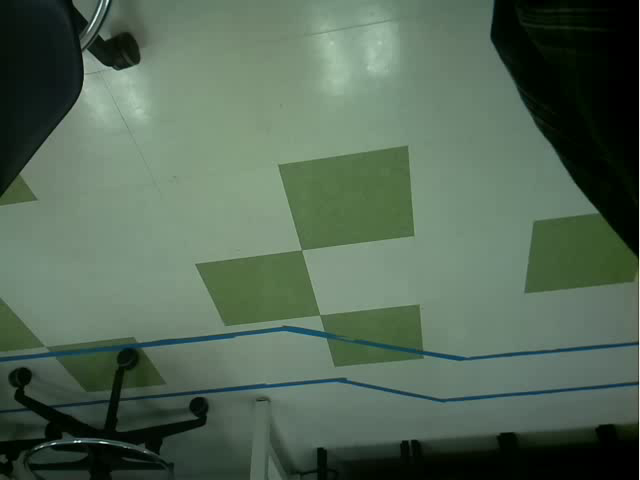
#> input picture frame 0 of research/NewImplementation/data/videos/Original_car_video_241108_094507.avi, 640 x 480 px, given in place of the camera
$ python imageVol1.py   (older library calls are emulated)
#> lines starting #> are read from the running program, lines starting #| are printed output that depends on the picture; after the words box and inside, x2 and y2 are one past the last pixel; in counts of white or black regions, pixels touching at a corner belong together
import cv2 # OpenCv Library for image and video processing.
import numpy as np # Numericla Operations on Arrays.
import logging # Logging events for debugging.
import datetime # Working with date and time.
import math # Mathematical Functions.
import sys # System-Specific parameters and functions.
import os # Interacting witht the operating system.

# Constants
_INITIAL_SPEED = 0 # Initial speed of the vehicle.
_SCREEN_WIDTH = 640  # Dimensions for the video capture resolution.
_SCREEN_HEIGHT = 480
_SHOW_IMAGE = False  # Flag ot determine whether to display images during processing.

# Define base path for saving videos and images
base_video_path = "/home/pi/repo/Capstone-Dallas-Edgar/research/NewImplementation/data/videos"
base_media_path = "/home/pi/repo/Capstone-Dallas-Edgar/research/NewImplementation/data/images"


# Returns the current date and time as a string in the format YYMMDD_HHMMSS.
def getTime():
    return datetime.datetime.now().strftime("%y%m%d_%H%M%S")


# Initialize the camera for video capture.
def setup_camera():
    """Set up the camera and return it"""
    logging.debug('Setting up camera')
    camera = cv2.VideoCapture('/dev/video0', cv2.CAP_V4L)
    camera.set(cv2.CAP_PROP_FRAME_WIDTH, _SCREEN_WIDTH)
    camera.set(cv2.CAP_PROP_FRAME_HEIGHT, _SCREEN_HEIGHT)
    return camera # Returns object for capturing video formats.


# Creates a object to record videos.
def create_video_recorder(base_path, filename, fourcc):
    """Create directory if not exists and return a video recorder"""
#> in drive, image_lane is the input picture: shape (480, 640, 3); mean B, G, R 86, 103.4, 83.8
    if not os.path.exists(base_path):
        os.makedirs(base_path)
    full_path = os.path.join(base_path, filename)
    return cv2.VideoWriter(full_path, fourcc, 20.0, (_SCREEN_WIDTH, _SCREEN_HEIGHT))

# Releases resources and perfomrs clean up when script is stopped.
def cleanup(camera, video_orig, video_lane):
    """Cleanup resources"""
    logging.info('Stopping the car, resetting hardware.')
    camera.release()
    video_orig.release()
    video_lane.release()
    cv2.destroyAllWindows()

# Draws rectangular patch (regions of interest) on the image.
def draw_patches(img,patch_):
    # Implementation here for drawing patches
    '''
    cv2.line(): Method used to draw a line on any image:
        Usage:
            cv2.line(image, start_point, end_point, color, thickness).

    patch_: A dictionary containing the coordinates of the patch:
            patch_['x']: Tuple with x-coordinates (x_start, x_end).
            patch_['y']: Tuple with y-coordinates (y_start, y_end).
    Color:
        (0, 165, 255): corresponds to orange in BGR Format.
    '''

    # Draws four sides of a rectangle based on the coordinates partc_.
    cv2.line(img,(patch_['x'][0],patch_['y'][0]),(patch_['x'][1],patch_['y'][0]),(0,165,255),1) # First line.
    cv2.line(img,(patch_['x'][0],patch_['y'][1]),(patch_['x'][1],patch_['y'][1]),(0,165,255),1) # Second line.
    cv2.line(img,(patch_['x'][0],patch_['y'][0]),(patch_['x'][0],patch_['y'][1]),(0,165,255),1) # Third line.
    cv2.line(img,(patch_['x'][1],patch_['y'][0]),(patch_['x'][1],patch_['y'][1]),(0,165,255),1) # Fourth line.
    return img # returns the image on which to draw.

# Computers the centroids and velocities of line segments within a given patch.
def get_centroids_from_patches(list_lines,patch_):
    # Implementation here for getting centroids from patches

    '''


    '''
    centroids = {'bottom': np.zeros((1,2)),'top': np.zeros((1,2))}
    velocity = (None,None)

    for line in list_lines:
        x1,y1,x2,y2 = line[0]
        if x1>=patch_['x'][0] and x1<=patch_['x'][1] and y1<=patch_['y'][0] and y1>=patch_['y'][1]:
            if x2>=patch_['x'][0] and x2<=patch_['x'][1] and y2<=patch_['y'][0] and y2>=patch_['y'][1]:
                centroids['bottom'] = np.vstack((centroids['bottom'],np.array([x1,y1])))
                centroids['top'] = np.vstack((centroids['top'],np.array([x2,y2])))

    centroids['bottom'] = centroids['bottom'][1:,:]
    centroids['top'] = centroids['top'][1:,:]

    if len(centroids['bottom'])>0:
        for arrow_side in ['bottom','top']:
                centroids[arrow_side] = np.mean(centroids[arrow_side],axis=0)

        if centroids['bottom'][1] <= centroids['top'][1]:
            velocity = (centroids['bottom'][0]-centroids['top'][0], centroids['bottom'][1]-centroids['top'][1])
        else:
            velocity = (centroids['top'][0]-centroids['bottom'][0], centroids['top'][1]-centroids['bottom'][1])

        for arrow_side in ['bottom','top']:
            centroids[arrow_side] = [int(np.round(a)) for a in centroids[arrow_side]]

        empty_bool = False

    else:
        empty_bool = True

    return centroids, velocity, empty_bool


def stabilize_steering_angle(curr_steering_angle, last_steering_angle=None, alpha=0.2):
    # Implementation here for stabilizing the steering angle
    if last_steering_angle is None:
        return int(curr_steering_angle)
    else:
        if 135-last_steering_angle<=5 and curr_steering_angle>= last_steering_angle:
            return np.clip(int(alpha * curr_steering_angle + (1.-alpha) * last_steering_angle),last_steering_angle-1,last_steering_angle+1)
        elif last_steering_angle-55<=5 and curr_steering_angle<= last_steering_angle:
            return np.clip(int(alpha * curr_steering_angle + (1.-alpha) * last_steering_angle),last_steering_angle-1,last_steering_angle+1)
        else:
            return np.clip(int(alpha * curr_steering_angle + (1.-alpha) * last_steering_angle),last_steering_angle-3,last_steering_angle+3)


def pipeline_lane_detector(frame_, image_path, past_steering_angle=None):

#> called with past_steering_angle = 90
    row_threshold = 120

    print('Img to color...')
    img_rgb = cv2.cvtColor(frame_, cv2.COLOR_BGR2RGB)

    print('Cropping top half of the image...')
    img_bottom_half_bgr = cv2.cvtColor(img_rgb[-row_threshold:,:], cv2.COLOR_RGB2BGR)


    print('Performing HSV color space transformation...')
    img_hsv = cv2.cvtColor(img_rgb, cv2.COLOR_RGB2HSV)
#> img_hsv: shape (480, 640, 3); mean H, S, V 63.3, 78.6, 103.5

    print('Creating Top Hald bgr and img crop...')
    img_top_half_bgr = frame_[:-row_threshold,:]
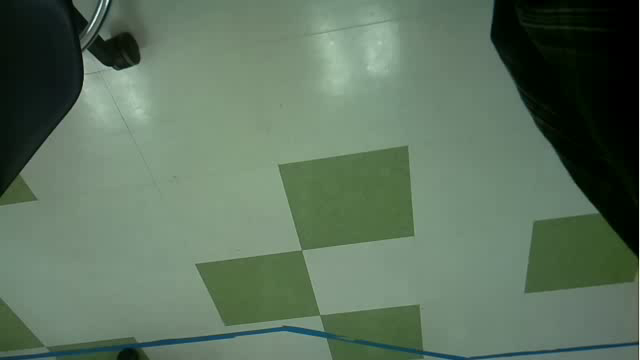
#> img_top_half_bgr: shape (360, 640, 3); mean B, G, R 94.3, 114, 93.1
    img_crop_hsv = img_hsv[-row_threshold:,:]
#> img_crop_hsv: shape (120, 640, 3); mean H, S, V 67, 93.3, 71.7


    print('Creating binary mask...')
    bound = (np.array([0, 0, 0]), np.array([255, 255, 50]))
    mask = cv2.inRange(img_crop_hsv, bound[0], bound[1])
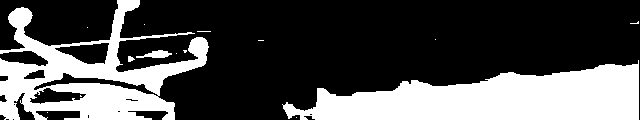
#> mask: shape (120, 640); 31.1% white; 15 white regions (11 under 20 px), largest, box (x1, y1, x2, y2) and area: (282, 60, 639, 120) 13301, (0, 0, 209, 120) 10336, (136, 50, 172, 58) 166, (128, 56, 135, 62) 29

    print('Applying Gaussian blur on mask...')
    mask_blurred = cv2.GaussianBlur(mask, (5, 5), 0)  # Gaussian blur
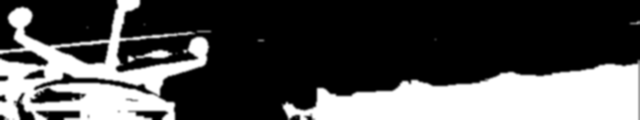
#> mask_blurred: shape (120, 640); min 0, max 255, mean 79.4

    #mask_blurred = cv2.blur(mask,(5,5))


    print('Applying Canny filter...')
    mask_edges = cv2.Canny(mask, 200, 400)
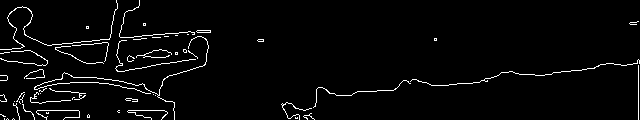
#> mask_edges: shape (120, 640); 3.1% white in thin lines or dots


    minLineLength = 12
    maxLineGap = 3
    min_threshold = 5

    print('Applying Probabilistic Hough Transform...')
    lines = cv2.HoughLinesP(mask_edges,1,np.pi/180,min_threshold,minLineLength,maxLineGap)
#> lines = 151 rows, first 6: [545, 74, 551, 74], [120, 37, 130, 37], [153, 50, 157, 50], [37, 110, 78, 110], [119, 65, 122, 64], [336, 95, 351, 95]

    # Save images at various stages
    cv2.imwrite(os.path.join(image_path, f"img_rgb_{getTime()}.jpg"), img_rgb)
    cv2.imwrite(os.path.join(image_path, f"img_bottom_half_bgr_{getTime()}.jpg"), img_bottom_half_bgr)
    cv2.imwrite(os.path.join(image_path, f"img_crop_hsv_{getTime()}.jpg"), img_crop_hsv)
    cv2.imwrite(os.path.join(image_path, f"mask_{getTime()}.jpg"), mask)
    cv2.imwrite(os.path.join(image_path, f"mask_blurred_{getTime()}.jpg"), mask_blurred)
    cv2.imwrite(os.path.join(image_path, f"mask_edges_{getTime()}.jpg"), mask_edges)


    list_patch = [{'x': (0,25),'y': (120,100)}, {'x': (25,50),'y': (120,100)}, {'x': (50,75),'y': (120,100)},{'x': (75,100),'y': (120,100)}, {'x': (100,125),'y': (120,100)}]
    list_patch += [{'x': (194,219),'y': (120,100)},{'x': (219,244),'y': (120,100)}, {'x': (244,269),'y': (120,100)}, {'x': (269,294),'y': (120,100)},{'x': (294,319),'y': (120,100)}]

    list_patch += [{'x': (0,25),'y': (100,75)}, {'x': (25,50),'y': (100,75)}, {'x': (50,75),'y': (100,75)},{'x': (75,100),'y': (100,75)}, {'x': (100,125),'y': (100,75)}]
    list_patch += [{'x': (194,219),'y': (100,75)},{'x': (219,244),'y': (100,75)}, {'x': (244,269),'y': (100,75)}, {'x': (269,294),'y': (100,75)},{'x': (294,319),'y': (100,75)}]

    list_patch += [{'x': (0,25),'y': (75,50)}, {'x': (25,50),'y': (75,50)}, {'x': (50,75),'y': (75,50)},{'x': (75,100),'y': (75,50)}, {'x': (100,125),'y': (75,50)}]
    list_patch += [{'x': (194,219),'y': (75,50)},{'x': (219,244),'y': (75,50)}, {'x': (244,269),'y': (75,50)}, {'x': (269,294),'y': (75,50)},{'x': (294,319),'y': (75,50)}]

    list_patch += [{'x': (75,100),'y': (50,25)}, {'x': (100,125),'y': (50,25)}]
    list_patch += [{'x': (194,219),'y': (50,25)},{'x': (219,244),'y': (50,25)}]

    list_patch += [{'x': (100,125),'y': (25,0)}]
    list_patch += [{'x': (194,219),'y': (25,0)}]

    for patch in list_patch:
        img_bottom_half_bgr = draw_patches(img_bottom_half_bgr, patch)
#> this loop made 36 passes
#> pass 1, in pipeline_lane_detector, `img_bottom_half_bgr = draw_patches(img_bottom_half_bgr, patch)`:
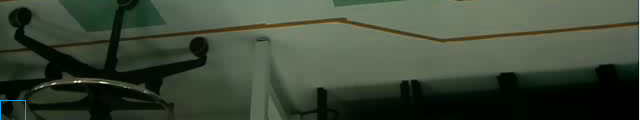
#> img_bottom_half_bgr: shape (120, 640, 3); mean R, G, B 61.3, 71.6, 56.3
#> after the loop:
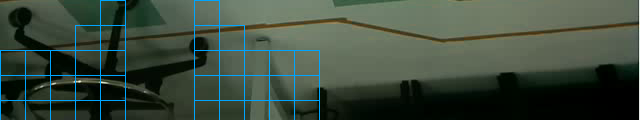
#> img_bottom_half_bgr: shape (120, 640, 3); mean R, G, B 60, 74.1, 61.4

    if lines is None:
        return frame_, past_steering_angle
    else:
        X_left=np.zeros((1,2))
        X_right=np.zeros((1,2))
        n_right_side_right_dir = 0
        n_right_side_left_dir = 0
        n_left_side_right_dir = 0
        n_left_side_left_dir = 0
        print('Computing centroids and mean direction...')
        for patch in list_patch:
            centroids, velocity, empty_bool = get_centroids_from_patches(lines, patch)
            if not empty_bool:
                if velocity[1] < -0.25 and centroids['bottom'][0]>160: #velocity[0] < -0.25 and
                    X_right = np.vstack((X_right, centroids['bottom']))
                    n_right_side_left_dir += int(velocity[0] < -0.25)
                    n_right_side_right_dir += int(velocity[0] >= -0.25)
                elif velocity[1] < -0.25 and centroids['bottom'][0]<160: #velocity[0] > 0.25 and
                    X_left = np.vstack((X_left, centroids['bottom']))
                    n_left_side_left_dir += int(velocity[0] < -0.25)
                    n_left_side_right_dir += int(velocity[0] >= -0.25)
#> this loop made 36 passes
#> (centroids, velocity, empty_bool, X_left, n_left_side_left_dir, n_left_side_right_dir) on passes 1 to 3: ({'bottom': [17, 110], 'top': [18, 113]}, (-1, -3), False, [[0, 0], [17, 110]], 1, 0), ({'bottom': [37, 106], 'top': [41, 107]}, (-4, -1.33), False, [[0, 0], [17, 110], [37, 106]], 2, 0), ({'bottom': [56, 101], 'top': [64, 100]}, (8, -1), False, [[0, 0], [17, 110], [37, 106], [56, 101]], 2, 1)
#> (centroids, velocity, empty_bool, X_right, n_right_side_left_dir, n_right_side_right_dir) on pass 26: ({'bottom': [200, 64], 'top': [203, 60]}, (3, -4.5), False, [[0, 0], [200, 64]], 0, 1)
#> after the loop, X_left = 13 rows, first 8: [0, 0], [17, 110], [37, 106], [56, 101], [12, 88], [36, 86], [52, 85], [33, 64]; n_left_side_left_dir = 5; n_left_side_right_dir = 7; n_right_side_left_dir = 0; n_right_side_right_dir = 1

        if n_right_side_right_dir>=n_right_side_left_dir:
            right_side_dir = ('right', n_right_side_right_dir)
#> right_side_dir = ('right', 1)
        else:
            right_side_dir = ('left', n_right_side_left_dir)

        if n_left_side_right_dir>=n_left_side_left_dir:
            left_side_dir = ('right', n_left_side_right_dir)
#> left_side_dir = ('right', 7)
        else:
            left_side_dir = ('left', n_left_side_left_dir)

        if right_side_dir[0] == 'right' and left_side_dir[0] == 'right':
            X_right=np.zeros((1,2))

        if right_side_dir[0] == 'left' and left_side_dir[0] == 'left':
            X_left=np.zeros((1,2))

        X_left = X_left[1:,:]
#> X_left = [[17, 110], [37, 106], [56, 101], [12, 88], [36, 86], [52, 85], [33, 64], [59, 51], [83, 62], [112, 60], [112, 40], [114, 11]]
        X_right = X_right[1:,:]

        if len(X_right)>1:
            print('Computing weighted polynomial interpolation...')
            right_lane = np.polyfit(X_right[:,0],X_right[:,1],1,w=X_right[:,1])
            y1 = right_lane[0] * 219 + right_lane[1]
            y2 = right_lane[0] * 319 + right_lane[1]
            cv2.line(img_bottom_half_bgr,(219,int(y1)),(319,int(y2)),(150,50,240),5) #150,50,255

            x_start_right = int((25 - right_lane[1])/(right_lane[0]+0.001))
        if len(X_left)>1:

            left_lane = np.polyfit(X_left[:,0],X_left[:,1],1,w=X_left[:,1])
#> left_lane = [-0.469, 109.6]
            y1 = left_lane[0] * 0 + left_lane[1]
#> y1 = 109.6
            y2 = left_lane[0] * 100 + left_lane[1]
#> y2 = 62.74
            cv2.line(img_bottom_half_bgr,(0,int(y1)),(100,int(y2)),(150,50,240),5)

            x_start_left = int((25 - left_lane[1])/(left_lane[0]+0.001))
#> x_start_left = 180

        if len(X_right)>1 and len(X_left)>1:
            mid_star = 0.5 * (x_start_right + x_start_left)
            cv2.line(img_bottom_half_bgr,(int(np.clip(mid_star,-10000,10000)),25),(160,100),(0,0,255),5)
        elif len(X_right)>1 and len(X_left)==0:
            #mid_star = 25/right_lane[0] - 160 - right_lane[1]/right_lane[0]
            mid_star = (25-100)/right_lane[0] + 160
            cv2.line(img_bottom_half_bgr,(int(np.clip(mid_star,-10000,10000)),25),(160,100),(0,0,255),5)
        elif len(X_right)==0 and len(X_left)>1:
            mid_star = (25-100)/left_lane[0] + 160
#> mid_star = 320
            cv2.line(img_bottom_half_bgr,(int(np.clip(mid_star,-10000,10000)),25),(160,100),(0,0,255),5)
        else:
            mid_star = 159

        print('Computing steering angle...')
        if np.abs(mid_star-160)<2:
            steering_angle = 90
        else:
            steering_angle = 90 + np.degrees(np.arctan((mid_star-160)/75.))
#> steering_angle = 154.9
            steering_angle = np.clip(steering_angle,55, 135)
#> steering_angle = 135

        stable_steering_angle = stabilize_steering_angle(steering_angle,past_steering_angle)
#> stable_steering_angle = 93

        # setup text
        font = cv2.FONT_HERSHEY_SIMPLEX
        text = str(stable_steering_angle)
#> text = '93'
        # get boundary of this text
        textsize = cv2.getTextSize(text, font, 1, 2)[0]
#> textsize = (42, 22)
        # get coords based on boundary
        textX = 110
        textY = 30
        # add text centered on image
        cv2.putText(img_bottom_half_bgr, text, (textX, textY ), font, 1, (0, 0, 255), 2)

        new_frame = np.concatenate((img_top_half_bgr, img_bottom_half_bgr), axis=0)
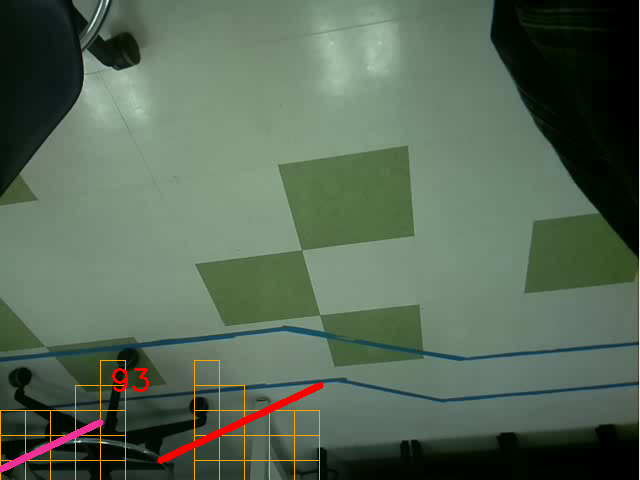
#> new_frame: shape (480, 640, 3); mean B, G, R 85.7, 103.6, 86.6
        return new_frame, stable_steering_angle


def follow_lane(frame, image_path, current_steering_angle=90):
    """Process the frame to follow the lane"""
    frame_lanes, new_steering_angle = pipeline_lane_detector(frame, image_path, current_steering_angle)
#> new_steering_angle = 93
    return frame, new_steering_angle

def drive(camera, video_orig, video_lane):
    """Drive the car and follow lanes"""
    logging.info('Starting to drive at speed %s...' % _INITIAL_SPEED)
    current_steering_angle = 90  # Initial steering angle
    while camera.isOpened():
        ret, image_lane = camera.read()
        if not ret:
            break
        image_path = os.path.join(base_media_path, f"frame_{getTime()}.jpg")
        image_lane, current_steering_angle = follow_lane(image_lane, image_path,current_steering_angle )
#> current_steering_angle = 93
        #video_orig.write(image_lane)
        #video_lane.write(image_lane)
        if _SHOW_IMAGE:
            cv2.imshow('Lane Lines', image_lane)
        '''
        if cv2.waitKey(1) & 0xFF == ord('q'):
            break
        '''
def show_image(title, frame, show=_SHOW_IMAGE):
    """Display an image if _SHOW_IMAGE is True"""
    if show:
        cv2.imshow(title, frame)

# Setup
logging.basicConfig(level=logging.DEBUG, format='%(levelname)-5s:%(asctime)s: %(message)s')
logging.info('Setting up the system...')


camera = setup_camera()
fourcc = cv2.VideoWriter_fourcc(*'XVID')
datestr = getTime();
video_orig = create_video_recorder(base_video_path, f"Original_car_video_{datestr}.avi",fourcc)
video_lane = create_video_recorder(base_video_path, f"lane_car_video_{datestr}.avi", fourcc)

# Main driving loop
try:
    drive(camera, video_orig, video_lane)
finally:
    cleanup(camera, video_orig, video_lane)
